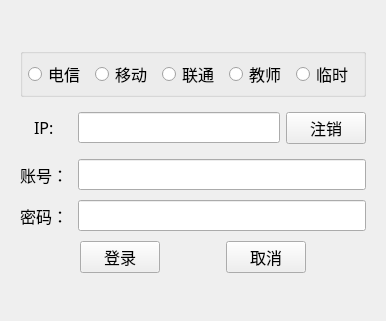
<?xml version="1.0" encoding="UTF-8"?>
<ui version="4.0">
 <class>MainWindow</class>
 <widget class="QMainWindow" name="MainWindow">
  <property name="geometry">
   <rect>
    <x>0</x>
    <y>0</y>
    <width>386</width>
    <height>321</height>
   </rect>
  </property>
  <property name="windowTitle">
   <string>Connect CQUPT</string>
  </property>
  <widget class="QWidget" name="centralWidget">
   <property name="minimumSize">
    <size>
     <width>0</width>
     <height>0</height>
    </size>
   </property>
   <layout class="QVBoxLayout" name="verticalLayout">
    <property name="spacing">
     <number>10</number>
    </property>
    <property name="leftMargin">
     <number>10</number>
    </property>
    <property name="topMargin">
     <number>10</number>
    </property>
    <property name="rightMargin">
     <number>10</number>
    </property>
    <property name="bottomMargin">
     <number>10</number>
    </property>
    <item>
     <layout class="QFormLayout" name="formLayout_2">
      <property name="sizeConstraint">
       <enum>QLayout::SetDefaultConstraint</enum>
      </property>
      <property name="fieldGrowthPolicy">
       <enum>QFormLayout::ExpandingFieldsGrow</enum>
      </property>
      <property name="rowWrapPolicy">
       <enum>QFormLayout::DontWrapRows</enum>
      </property>
      <property name="labelAlignment">
       <set>Qt::AlignCenter</set>
      </property>
      <property name="formAlignment">
       <set>Qt::AlignCenter</set>
      </property>
      <property name="horizontalSpacing">
       <number>10</number>
      </property>
      <property name="verticalSpacing">
       <number>10</number>
      </property>
      <property name="leftMargin">
       <number>10</number>
      </property>
      <property name="topMargin">
       <number>10</number>
      </property>
      <property name="rightMargin">
       <number>10</number>
      </property>
      <property name="bottomMargin">
       <number>10</number>
      </property>
      <item row="0" column="0" colspan="2">
       <widget class="QGroupBox" name="groupNetServers">
        <property name="font">
         <font>
          <family>微软雅黑</family>
          <pointsize>12</pointsize>
         </font>
        </property>
        <property name="title">
         <string/>
        </property>
        <layout class="QHBoxLayout" name="horizontalLayout">
         <property name="spacing">
          <number>5</number>
         </property>
         <property name="sizeConstraint">
          <enum>QLayout::SetDefaultConstraint</enum>
         </property>
         <property name="leftMargin">
          <number>5</number>
         </property>
         <property name="topMargin">
          <number>5</number>
         </property>
         <property name="rightMargin">
          <number>5</number>
         </property>
         <property name="bottomMargin">
          <number>5</number>
         </property>
         <item>
          <widget class="QRadioButton" name="rBtn1">
           <property name="font">
            <font>
             <family>微软雅黑</family>
             <pointsize>12</pointsize>
            </font>
           </property>
           <property name="text">
            <string>电信</string>
           </property>
           <property name="checkable">
            <bool>true</bool>
           </property>
           <property name="checked">
            <bool>false</bool>
           </property>
          </widget>
         </item>
         <item>
          <widget class="QRadioButton" name="rBtn2">
           <property name="font">
            <font>
             <family>微软雅黑</family>
             <pointsize>12</pointsize>
            </font>
           </property>
           <property name="text">
            <string>移动</string>
           </property>
          </widget>
         </item>
         <item>
          <widget class="QRadioButton" name="rBtn3">
           <property name="font">
            <font>
             <family>微软雅黑</family>
             <pointsize>12</pointsize>
            </font>
           </property>
           <property name="text">
            <string>联通</string>
           </property>
          </widget>
         </item>
         <item>
          <widget class="QRadioButton" name="rBtn4">
           <property name="font">
            <font>
             <family>微软雅黑</family>
             <pointsize>12</pointsize>
            </font>
           </property>
           <property name="text">
            <string>教师</string>
           </property>
          </widget>
         </item>
         <item>
          <widget class="QRadioButton" name="rBtn5">
           <property name="font">
            <font>
             <family>微软雅黑</family>
             <pointsize>12</pointsize>
            </font>
           </property>
           <property name="text">
            <string>临时</string>
           </property>
          </widget>
         </item>
        </layout>
       </widget>
      </item>
      <item row="3" column="0">
       <widget class="QLabel" name="label">
        <property name="font">
         <font>
          <family>微软雅黑</family>
          <pointsize>12</pointsize>
         </font>
        </property>
        <property name="text">
         <string>IP:</string>
        </property>
       </widget>
      </item>
      <item row="3" column="1">
       <widget class="QWidget" name="widget_3" native="true">
        <layout class="QHBoxLayout" name="horizontalLayout_3">
         <property name="leftMargin">
          <number>0</number>
         </property>
         <property name="topMargin">
          <number>5</number>
         </property>
         <property name="rightMargin">
          <number>0</number>
         </property>
         <property name="bottomMargin">
          <number>5</number>
         </property>
         <item>
          <widget class="QLineEdit" name="lineIP">
           <property name="font">
            <font>
             <family>微软雅黑</family>
             <pointsize>12</pointsize>
            </font>
           </property>
           <property name="text">
            <string/>
           </property>
          </widget>
         </item>
         <item>
          <widget class="QPushButton" name="btnLogout">
           <property name="font">
            <font>
             <family>微软雅黑</family>
             <pointsize>12</pointsize>
            </font>
           </property>
           <property name="text">
            <string>注销</string>
           </property>
          </widget>
         </item>
        </layout>
       </widget>
      </item>
      <item row="5" column="0">
       <widget class="QLabel" name="label_2">
        <property name="font">
         <font>
          <family>微软雅黑</family>
          <pointsize>12</pointsize>
         </font>
        </property>
        <property name="text">
         <string>账号：</string>
        </property>
       </widget>
      </item>
      <item row="5" column="1">
       <widget class="QLineEdit" name="lineAccount">
        <property name="font">
         <font>
          <family>微软雅黑</family>
          <pointsize>12</pointsize>
         </font>
        </property>
       </widget>
      </item>
      <item row="6" column="0">
       <widget class="QLabel" name="label_3">
        <property name="font">
         <font>
          <family>微软雅黑</family>
          <pointsize>12</pointsize>
         </font>
        </property>
        <property name="text">
         <string>密码：</string>
        </property>
       </widget>
      </item>
      <item row="6" column="1">
       <widget class="QLineEdit" name="linePassword">
        <property name="font">
         <font>
          <family>微软雅黑</family>
          <pointsize>12</pointsize>
         </font>
        </property>
       </widget>
      </item>
      <item row="7" column="0" colspan="2">
       <widget class="QWidget" name="widget" native="true">
        <property name="maximumSize">
         <size>
          <width>16777215</width>
          <height>16777215</height>
         </size>
        </property>
        <layout class="QHBoxLayout" name="horizontalLayout_2">
         <property name="leftMargin">
          <number>0</number>
         </property>
         <property name="topMargin">
          <number>0</number>
         </property>
         <property name="rightMargin">
          <number>0</number>
         </property>
         <property name="bottomMargin">
          <number>0</number>
         </property>
         <item>
          <spacer name="horizontalSpacer">
           <property name="orientation">
            <enum>Qt::Horizontal</enum>
           </property>
           <property name="sizeHint" stdset="0">
            <size>
             <width>40</width>
             <height>20</height>
            </size>
           </property>
          </spacer>
         </item>
         <item>
          <widget class="QPushButton" name="btnLogin">
           <property name="font">
            <font>
             <family>微软雅黑</family>
             <pointsize>12</pointsize>
            </font>
           </property>
           <property name="text">
            <string>登录</string>
           </property>
          </widget>
         </item>
         <item>
          <spacer name="horizontalSpacer_2">
           <property name="orientation">
            <enum>Qt::Horizontal</enum>
           </property>
           <property name="sizeHint" stdset="0">
            <size>
             <width>40</width>
             <height>20</height>
            </size>
           </property>
          </spacer>
         </item>
         <item>
          <widget class="QPushButton" name="btnCancel">
           <property name="font">
            <font>
             <family>微软雅黑</family>
             <pointsize>12</pointsize>
            </font>
           </property>
           <property name="text">
            <string>取消</string>
           </property>
          </widget>
         </item>
         <item>
          <spacer name="horizontalSpacer_3">
           <property name="orientation">
            <enum>Qt::Horizontal</enum>
           </property>
           <property name="sizeHint" stdset="0">
            <size>
             <width>40</width>
             <height>20</height>
            </size>
           </property>
          </spacer>
         </item>
        </layout>
       </widget>
      </item>
     </layout>
    </item>
   </layout>
  </widget>
 </widget>
 <layoutdefault spacing="6" margin="11"/>
 <resources/>
 <connections/>
</ui>
